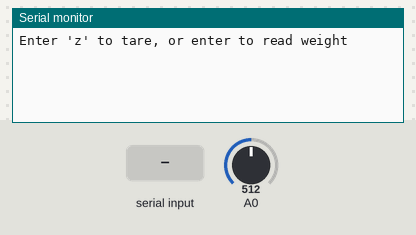
The sketch below on a simulated Arduino Uno, built with avr-gcc and run on an emulated ATmega328P. Shown: the last lines printed to the serial monitor. The test bench sets the inputs (shaded band); at power-on: A0 = 512.

Above: at 1.2 s.
1.3 s: "z" received over Serial
At 1.7 s:
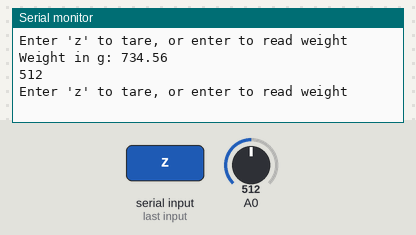
2.8 s: "1" received over Serial
At 4.1 s:
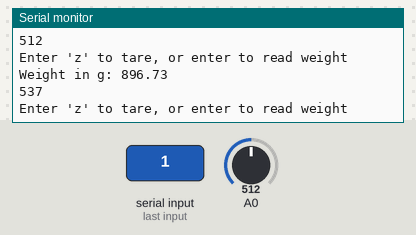

Measured:
- after the input at 1.3 s, the serial monitor: prints a new line at once (image 1)
- after the input at 2.8 s, the serial monitor: prints a new line at once (image 2)

The sketch:

scale.ino
```cpp
int reading;
int offset;
int user;
float input[20];
float avg = 0;
float output;


void setup() {
  // put your setup code here, to run once:
  pinMode(A0, INPUT);
  pinMode(10, INPUT);
  offset = 444;
  Serial.begin(9600);
}

void loop() {
  // put your main code here, to run repeatedly:

  Serial.println("Enter 'z' to tare, or enter to read weight");

  while (Serial.available() == 0){}
  if(Serial.available() > 0){
    user = Serial.read();
  }
  if(user == 'z'){
    offset = avg;
  }

  for(int x = 0; x<20; x++){
    input[x] = analogRead(A0);
    avg = avg + input[x];
  }
  avg = avg/20.0;
  reading = avg - offset;
  output = mass(reading);
  Serial.print("Weight in g: ");
  Serial.println(output);
  Serial.println(reading);
  delay(10);
}

float mass(float x){
  float weight;
  if(reading <= 0){

    weight = 0;
  }
  else if(reading < 230){    //if item is less than 100g (not in the linear region)
    weight = 10.0*log(x);
  }
  else{
    weight = 0.0147*pow(x, 2) - 8.9337*x + 1455.1;
  }

  return weight;
}
```
